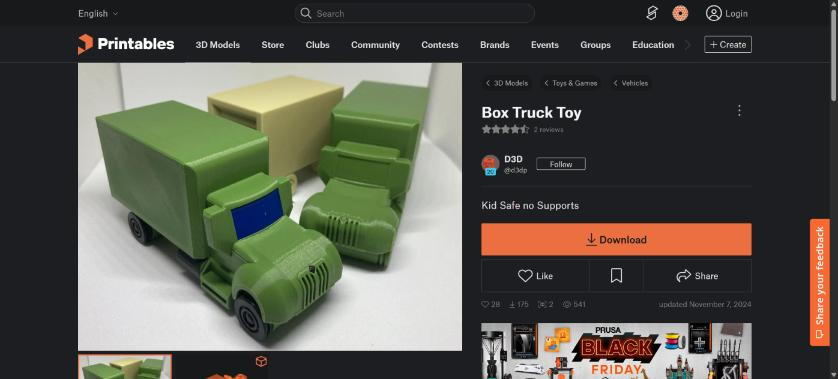
#> input picture tools/stl-pilot/car-box-truck/source-image.jpg, 838 x 379 px, given as the content of the folder ../stl-pilot/car-box-truck/source-image.jpg, which was not available
$ python carve.py --in ../stl-pilot/car-box-truck/source-image.jpg --out out.png
#> lines starting #> are read from the running program, lines starting #| are printed output that depends on the picture; after the words box and inside, x2 and y2 are one past the last pixel; in counts of white or black regions, pixels touching at a corner belong together; pictures that were not available may be replaced by others from this repository, and a replacement may not be noted
#!/usr/bin/env python3
"""Carve a flat-background generated image into a trimmed RGBA sprite.

This is the offline twin of DevAssetCarvingService in the iOS app. That service
decides transparency purely by colour distance from the background, which is
fine for an opaque object but eats holes out of anything pale or translucent —
a glass bottle against a light grey card loses its glass. So the background
here is found by flooding inward from the border instead: only background-
coloured pixels *connected to the edge* are removed, and a pale highlight in
the middle of the subject survives.

    python3 carve.py --in RAW_DIR --out CARVED_DIR [--size 512]

Prints a per-file report so a carve can be reviewed as text.
"""

from __future__ import annotations

import argparse
import json
import pathlib
import sys

import numpy as np
from PIL import Image, ImageFilter
from scipy import ndimage

# How close to the background colour a pixel must be to count as background.
# Generous, because these cards are generated with a deliberately flat plate.
TOLERANCE = 26.0
# Width of the soft edge, in pixels, so sprites do not look laser-cut.
FEATHER_PX = 1.2
# Transparent margin kept around the trimmed subject.
PAD_PX = 12


def border_median(rgb: np.ndarray) -> np.ndarray:
    """The background colour, taken from a one-pixel frame around the image."""
    top, bottom = rgb[0, :, :], rgb[-1, :, :]
    left, right = rgb[:, 0, :], rgb[:, -1, :]
    frame = np.concatenate([top, bottom, left, right], axis=0)
    return np.median(frame, axis=0)


def carve(path: pathlib.Path, size: int | None) -> tuple[Image.Image, dict]:
#> called with size = 512
    source = Image.open(path).convert("RGB")
#> source is the input picture: PIL image 838x379 RGB; mean R, G, B 85.8, 85.2, 76.3
    rgb = np.asarray(source).astype(np.float32)
    height, width, _ = rgb.shape
#> height = 379; width = 838

    background = border_median(rgb)
#> in border_median, `top, bottom = rgb[0, :, :], rgb[-1, :, :]`: top = 838 rows, first 8: [24, 25, 27], [24, 25, 27], [24, 25, 27], [24, 25, 27], [24, 25, 27], [24, 25, 27], [24, 25, 27], [24, 25, 27]; bottom = 838 rows, first 8: [29, 30, 34], [29, 30, 34], [29, 30, 34], [29, 30, 34], [29, 30, 34], [29, 30, 34], [29, 30, 34], [29, 30, 34]
#> in border_median, `left, right = rgb[:, 0, :], rgb[:, -1, :]`: left = 379 rows, first 8: [24, 25, 27], [24, 25, 27], [24, 25, 27], [24, 25, 27], [24, 25, 27], [24, 25, 27], [24, 25, 27], [24, 25, 27]; right = 379 rows, first 8: [50, 50, 50], [43, 43, 43], [37, 37, 37], [51, 51, 51], [30, 30, 30], [46, 46, 46], [42, 42, 42], [37, 37, 37]
#> in border_median, `frame = np.concatenate([top, bottom, left, right], axis=0)`: frame = 2434 rows, first 8: [24, 25, 27], [24, 25, 27], [24, 25, 27], [24, 25, 27], [24, 25, 27], [24, 25, 27], [24, 25, 27], [24, 25, 27]
#> background = [29, 30, 34]
    distance = np.linalg.norm(rgb - background, axis=2)
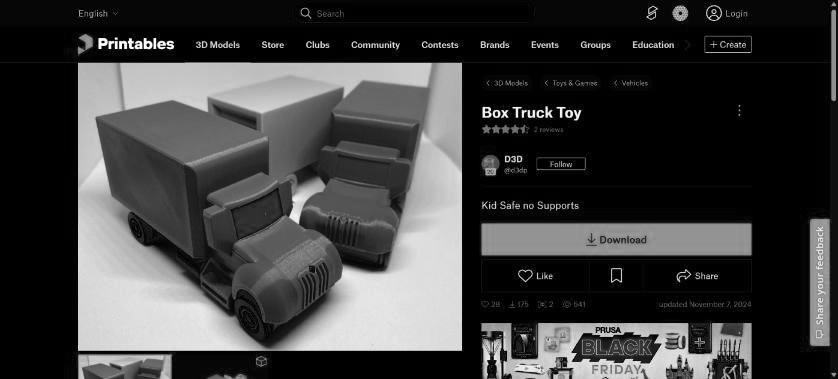
#> distance: shape (379, 838) float32; min 0, max 387.4, mean 95.3; drawn with min black and max white
    background_like = distance <= TOLERANCE
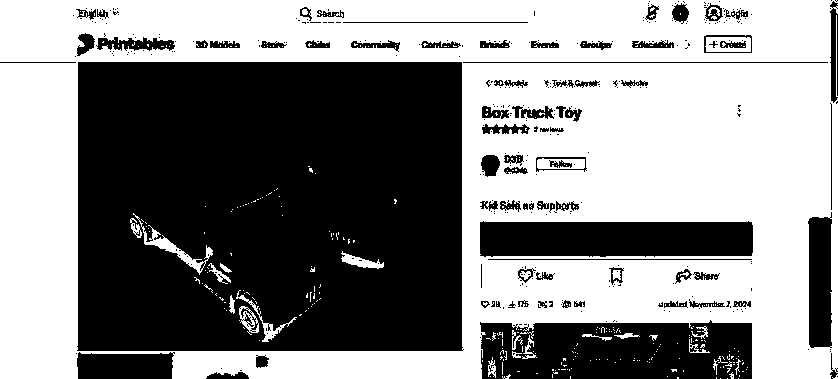
#> background_like: shape (379, 838) bool; 53.6% white; 344 black regions (267 under 20 px), largest, box (x1, y1, x2, y2) and area: (77, 62, 464, 351) 108791, (480, 320, 752, 379) 13907, (480, 221, 753, 257) 9291

    # Keep only the background-coloured region that touches the border, so an
    # enclosed pale area (glass, a highlight, a white cloud) stays opaque.
    labels, count = ndimage.label(background_like)
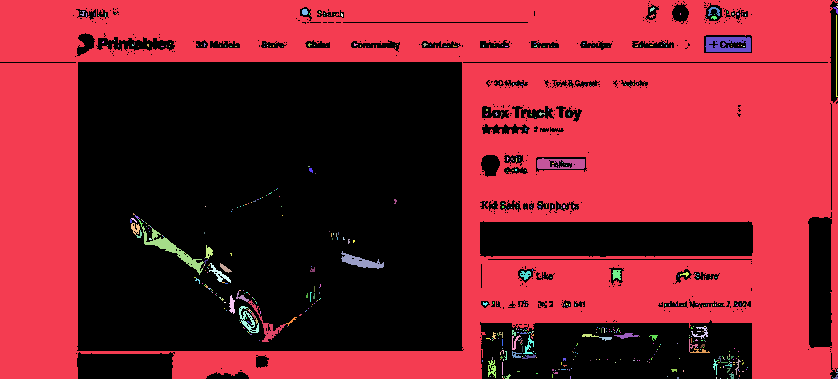
#> labels: shape (379, 838) int32; 593 distinct labels, from 0 to 592; one colour per label, 0 black
#> count = 592
    edge_labels = set()
    if count:
        for strip in (labels[0, :], labels[-1, :], labels[:, 0], labels[:, -1]):
            edge_labels.update(np.unique(strip).tolist())
#> this loop made 4 passes
#> after the loop, edge_labels = 19 items
    edge_labels.discard(0)
    outside = np.isin(labels, list(edge_labels)) if edge_labels else np.zeros_like(background_like)
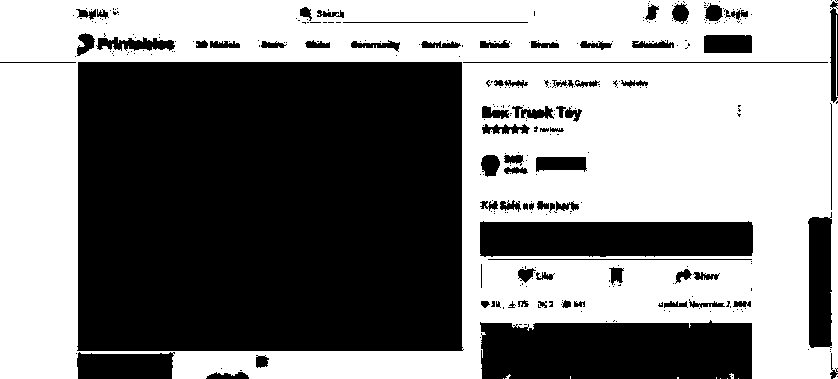
#> outside: shape (379, 838) bool; 52.1% white; 318 black regions (244 under 20 px), largest, box (x1, y1, x2, y2) and area: (77, 62, 464, 351) 110981, (480, 320, 752, 379) 14995, (480, 221, 753, 257) 9291

    # Fill any pinholes left inside the subject before building the mask.
    subject = ndimage.binary_fill_holes(~outside)

    alpha = np.where(subject, 255, 0).astype(np.uint8)
    alpha_image = Image.fromarray(alpha, mode="L")
    if FEATHER_PX > 0:
        alpha_image = alpha_image.filter(ImageFilter.GaussianBlur(FEATHER_PX))
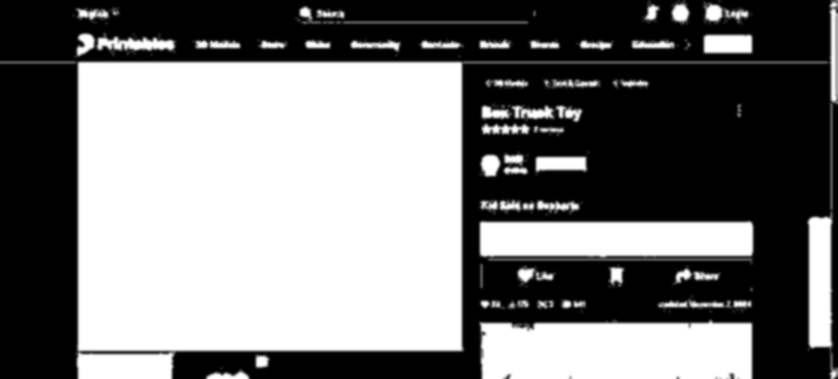
#> alpha_image: PIL image 838x379 L; min 0, max 255, mean 122.2

    carved = source.convert("RGBA")
    carved.putalpha(alpha_image)
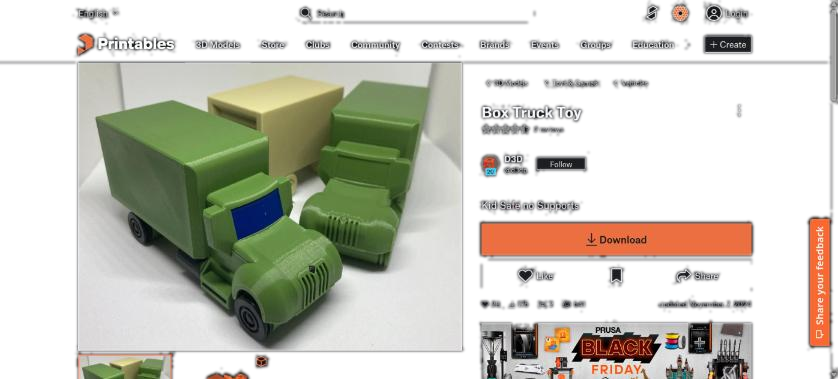
#> carved: PIL image 838x379 RGBA; mean R, G, B, A 85.8, 85.2, 76.3, 122.2; transparent parts drawn white

    bbox = alpha_image.point(lambda v: 255 if v > 8 else 0).getbbox()
#> bbox = (0, 0, 838, 379)
    if bbox is None:
        raise ValueError("carve removed everything; background tolerance is too high")

    left, top, right, bottom = bbox
#> left = 0; top = 0; right = 838; bottom = 379
    left, top = max(0, left - PAD_PX), max(0, top - PAD_PX)
    right, bottom = min(width, right + PAD_PX), min(height, bottom + PAD_PX)
    carved = carved.crop((left, top, right, bottom))

    if size:
        carved.thumbnail((size, size), Image.LANCZOS)
#> carved: PIL image 512x232 RGBA
        square = Image.new("RGBA", (size, size), (0, 0, 0, 0))
#> square: PIL image 512x512 RGBA; every value is 0
        square.paste(
            carved,
            ((size - carved.width) // 2, (size - carved.height) // 2),
            carved,
        )
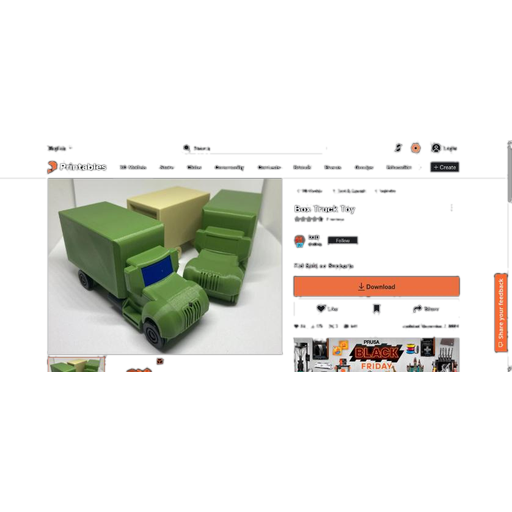
#> square: PIL image 512x512 RGBA; mean R, G, B, A 31.7, 31.2, 26.4, 53.3; transparent parts drawn white
        carved = square

    opaque = int((np.asarray(carved)[:, :, 3] > 8).sum())
#> opaque = 61102
    report = {
        "source": path.name,
        "sourceSize": [width, height],
        "background": [int(v) for v in background],
        "trimmedTo": [right - left, bottom - top],
        "output": list(carved.size),
        "coveragePct": round(100 * opaque / (carved.size[0] * carved.size[1]), 1),
    }
#> report = {'source': 'source-image.jpg', 'sourceSize': [838, 379], 'background': [29, 30, 34], 'trimmedTo': [838, 379], 'output': [512, 512], 'coveragePct': 23.3}
    return carved, report


def main() -> int:
    parser = argparse.ArgumentParser()
    parser.add_argument("--in", dest="source", required=True)
    parser.add_argument("--out", dest="destination", required=True)
    parser.add_argument("--size", type=int, default=512)
    parser.add_argument("--manifest", default=None)
    args = parser.parse_args()

    source_dir = pathlib.Path(args.source)
    out_dir = pathlib.Path(args.destination)
    out_dir.mkdir(parents=True, exist_ok=True)

    reports, failures = [], []
    # Art-director drops are often JPEG on flat plates — accept both.
    sources = sorted(
        {
            *source_dir.glob("*.png"),
            *source_dir.glob("*.jpg"),
            *source_dir.glob("*.jpeg"),
        }
    )
    for path in sources:
        try:
            carved, report = carve(path, args.size)
        except Exception as error:  # noqa: BLE001 - report and keep going
            failures.append({"source": path.name, "error": str(error)})
            print(f"  FAIL {path.name}: {error}")
            continue
        out_name = path.stem + ".png"
        carved.save(out_dir / out_name, optimize=True)
        report["outputFile"] = out_name
        reports.append(report)
        print(
            f"  ok   {path.name:34s} bg=rgb{tuple(report['background'])} "
            f"trim={report['trimmedTo'][0]}x{report['trimmedTo'][1]} "
            f"cover={report['coveragePct']}%"
        )
#|   ok   source-image.jpg                   bg=rgb(29, 30, 34) trim=838x379 cover=23.3%

    print(f"\ncarved {len(reports)} file(s), {len(failures)} failure(s)")
#| carved 1 file(s), 0 failure(s)
    if args.manifest:
        pathlib.Path(args.manifest).write_text(
            json.dumps({"carved": reports, "failures": failures}, indent=2) + "\n"
        )
    # A carve that eats the subject, or leaves the whole plate, is a failure.
    for report in reports:
        if not 5 <= report["coveragePct"] <= 95:
            print(f"  SUSPECT {report['source']}: coverage {report['coveragePct']}%")
            failures.append({"source": report["source"], "error": "implausible coverage"})
#> this loop made 1 pass
#> after the loop, failures = []
    return 1 if failures else 0


if __name__ == "__main__":
    sys.exit(main())
#> (the program exits here)
